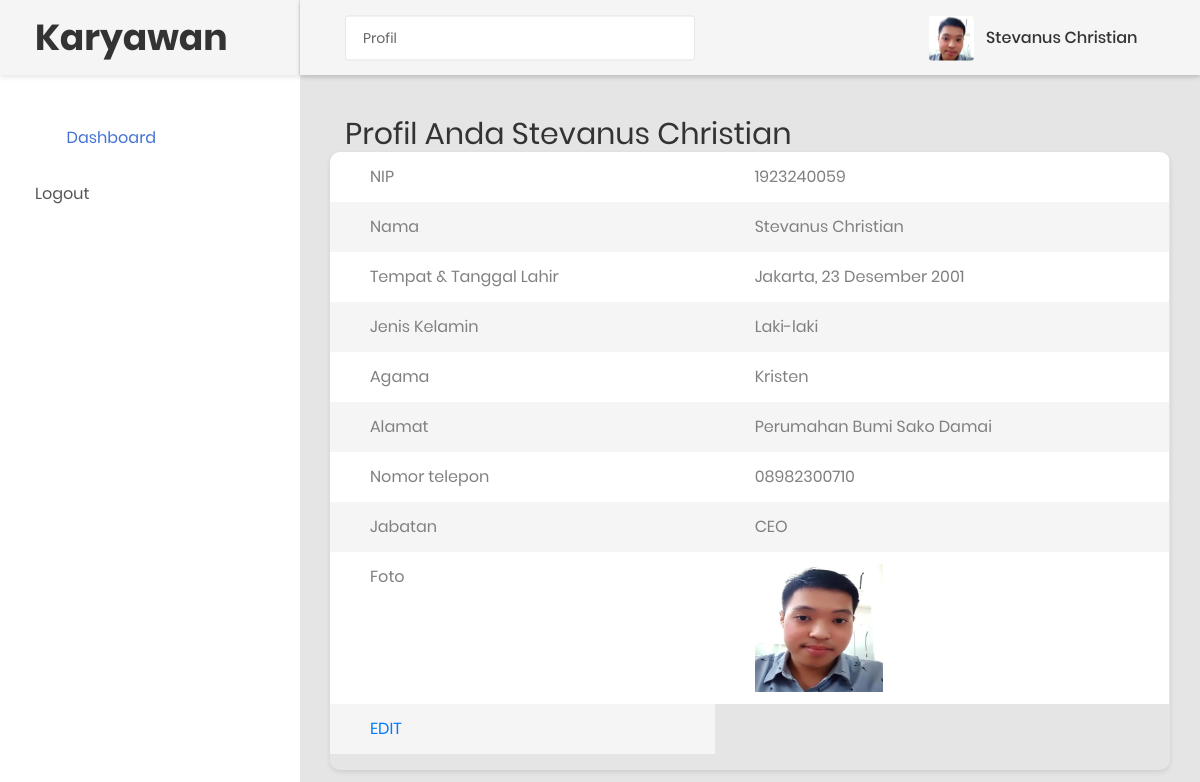
/karyawan/index.php?m=karyawan&s=profil (signed in), run on an earlier commit of the app's database.
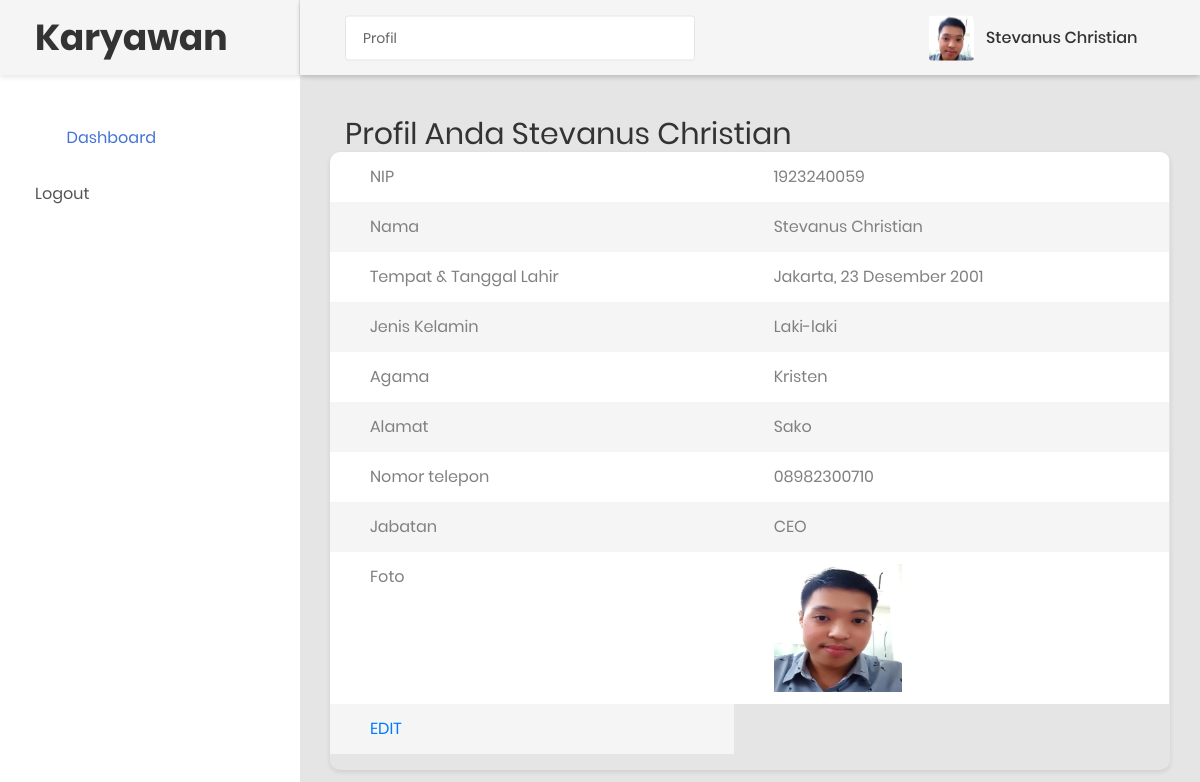
And on a later commit of the database.
### tables this page shows
CREATE TABLE `tb_karyawan` (
  `id_karyawan` int(11) NOT NULL,
  `username` varchar(50) NOT NULL,
  `password` varchar(50) NOT NULL,
  `nama` varchar(255) NOT NULL,
  `tmp_tgl_lahir` varchar(255) NOT NULL,
  `jenkel` varchar(255) NOT NULL,
  `agama` varchar(255) NOT NULL,
  `alamat` text NOT NULL,
  `no_tel` varchar(18) NOT NULL,
  `jabatan` varchar(255) NOT NULL,
  `foto` varchar(50) NOT NULL
);

### karyawan/modul/karyawan/profil.php (the view, shortened to what the changed rows need)
<!DOCTYPE html>
<html lang="en">
<head>
    <link href="css/font-face.css" rel="stylesheet" media="all">
    <link href="vendor/font-awesome-4.7/css/font-awesome.min.css" rel="stylesheet" media="all">
    <link href="vendor/font-awesome-5/css/fontawesome-all.min.css" rel="stylesheet" media="all">
    <link href="vendor/mdi-font/css/material-design-iconic-font.min.css" rel="stylesheet" media="all">
    <link href="vendor/bootstrap-4.1/bootstrap.min.css" rel="stylesheet" media="all">
    <link href="vendor/animsition/animsition.min.css" rel="stylesheet" media="all">
    <link href="vendor/bootstrap-progressbar/bootstrap-progressbar-3.3.4.min.css" rel="stylesheet" media="all">
    <link href="vendor/wow/animate.css" rel="stylesheet" media="all">
    <link href="vendor/css-hamburgers/hamburgers.min.css" rel="stylesheet" media="all">
    <link href="vendor/slick/slick.css" rel="stylesheet" media="all">
    <link href="vendor/select2/select2.min.css" rel="stylesheet" media="all">
    <link href="vendor/perfect-scrollbar/perfect-scrollbar.css" rel="stylesheet" media="all">
    <link href="css/theme.css" rel="stylesheet" media="all">
</head>
<body class="animsition" >
    <div class="page-wrapper">
        <aside class="menu-sidebar d-none d-lg-block">
            <div class="logo">
                <a href="?m=awal">
                    <h1>Karyawan</h1>
                </a>
            </div>
            <div class="menu-sidebar__content js-scrollbar1">
                <nav class="navbar-sidebar">
                    <ul class="list-unstyled navbar__list">
                        <li class="active has-sub">
                            <a class="js-arrow" href="?m=awal">
                                <i class="fas fa-tachometer-alt"></i>Dashboard</a>
                        </li>
                        <li>
                            <a href="logout.php">Logout</a>
                        </li>
                    </ul>
                </nav>
            </div>
        </aside>
        <div class="page-container">
            <header class="header-desktop">
                <div class="section__content section__content--p30">
                    <div class="container-fluid">
                        <div class="header-wrap">
                            <form class="form-header" action="" method="POST">
                                <input class="au-input au-input--xl" type="text" name="search" value="Profil" readonly="" />
                            </form>
                            <div class="header-button">
                                 <?php
                                    $id = $_SESSION['idsi'];
                                    include '../koneksi.php';
                                    $sql = "SELECT * FROM tb_karyawan WHERE id_karyawan = '$id'";
                                    $query = mysqli_query($koneksi, $sql);
                                    $r = mysqli_fetch_array($query);
                                     ?>
                                <div class="account-wrap">
                                    <div class="account-item clearfix js-item-menu">
                                        <div class="image">
                                            <img src="../images/<?php echo $r['foto'];?>" class="img-circle" alt="<?php echo $r['nama'];?>" />
                                        </div>
                                        <div class="content">
                                            <a class="js-acc-btn" href="#"><?php echo $r['nama']; ?></a>
                                        </div>
                                </div>
                            </div>
                            </div>
                        </div>
                    </div>
                </div>
            </header>
            <div class="main-content">
                <div class="section__content section__content--p30">
                    <div class="container-fluid">
                        <div class="row">
                            <div class="col-md-12">
                                <div class="overview-wrap">
                                    <h2 class="title-1" style="text-align: center;">Profil anda <?php echo $_SESSION['namasi']; ?></h2>
                                </div>
                            </div>
                        </div>
                        <div class="row">
                           <div class="table-responsive table--no-card m-b-30">
                            <form action="modul/karyawan/keterangan_sv.php" method="post" enctype="multipart/form-data">
                                <div class="form-group">
                                	<?php
                                	$id = $_SESSION['idsi'];
                                	include 'koneksi.php';
                                	$sql = "SELECT * FROM tb_karyawan WHERE id_karyawan = '$id'";
                                	$query = mysqli_query($koneksi, $sql);
                                	$r = mysqli_fetch_array($query);
                                	 ?>
                                <table class="table table-borderless table-striped table-earning" >
                                        <tbody>
                                            <tr>
                                                <td>NIP</td>
                                                <td>
                                                <?php echo $r['id_karyawan'];?>
                                            </td>
                                            </tr>
                                            <tr>
                                                <td>Nama</td>
                                                <td><?php echo $r['nama'];?></td>
                                            </tr>
                                            <tr>
                                            	<td>Tempat & Tanggal Lahir</td>
                                            	<td><?php echo $r['tmp_tgl_lahir'];?></td>
                                            </tr>
                                            <TR>
                                            	<td>Jenis Kelamin</td>
                                            	<td><?php echo $r['jenkel'];?></td>
                                            </TR>
                                             <tr>
                                                <td>Agama</td>
                                                <td><?php echo $r['agama'];?></td>
                                            </tr>
                                           <tr>
                                              <td>Alamat</td>
                                              <td><?php echo $r['alamat'];?></td>
                                           </tr>
                                           <tr>
                                           	<td>Nomor telepon</td>
                                           	<td><?php echo $r['no_tel'];?></td>
                                           </tr>
                                           <tr>
                                           	<td>Jabatan</td>
                                           	<td><?php echo $r['jabatan'];?> </td>
                                           </tr>
                                           <tr>
                                           	<td>Foto</td>
                                           	<td><img src="../images/<?php echo $r['foto'];?>" style="width: 128px;height: 128px;"></td>
                                           </tr>
                                            <tr>
                                                <td><a href="?m=karyawan&s=edit&id_karyawan=<?php ?>">EDIT</a></td>
                                            </tr>
                                      </tbody>
                                    </table>
                                        </div>
                            </form>
                                </div>
                        </div>
                        <div class="header-desktop">
                            <div class="col-md-12">
                                <div class="copyright">
                                <p>Copyright &copy; <script>document.write(new Date().getFullYear());</script> Stevanus Christian | All rights reserved</p>
                                </div>
                            </div>
                        </div>
                    </div>
                </div>
            </div>
        </div>
    </div>
</body>
</html>

What changed in the data, as far as the page shows it:
changed tb_karyawan "Stevanus Christian": alamat "Perumahan Bumi Sako Damai" → "Sako"
